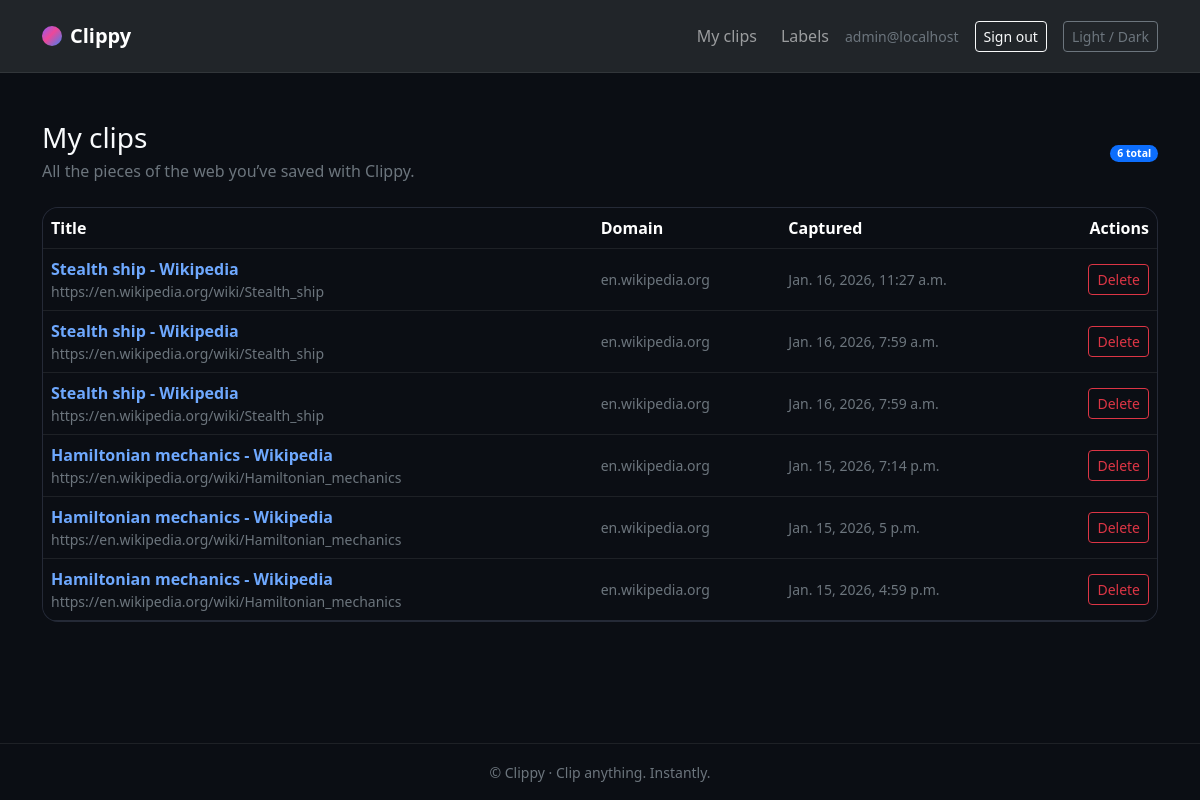
Page /clips/ (signed in) on the earlier database version.
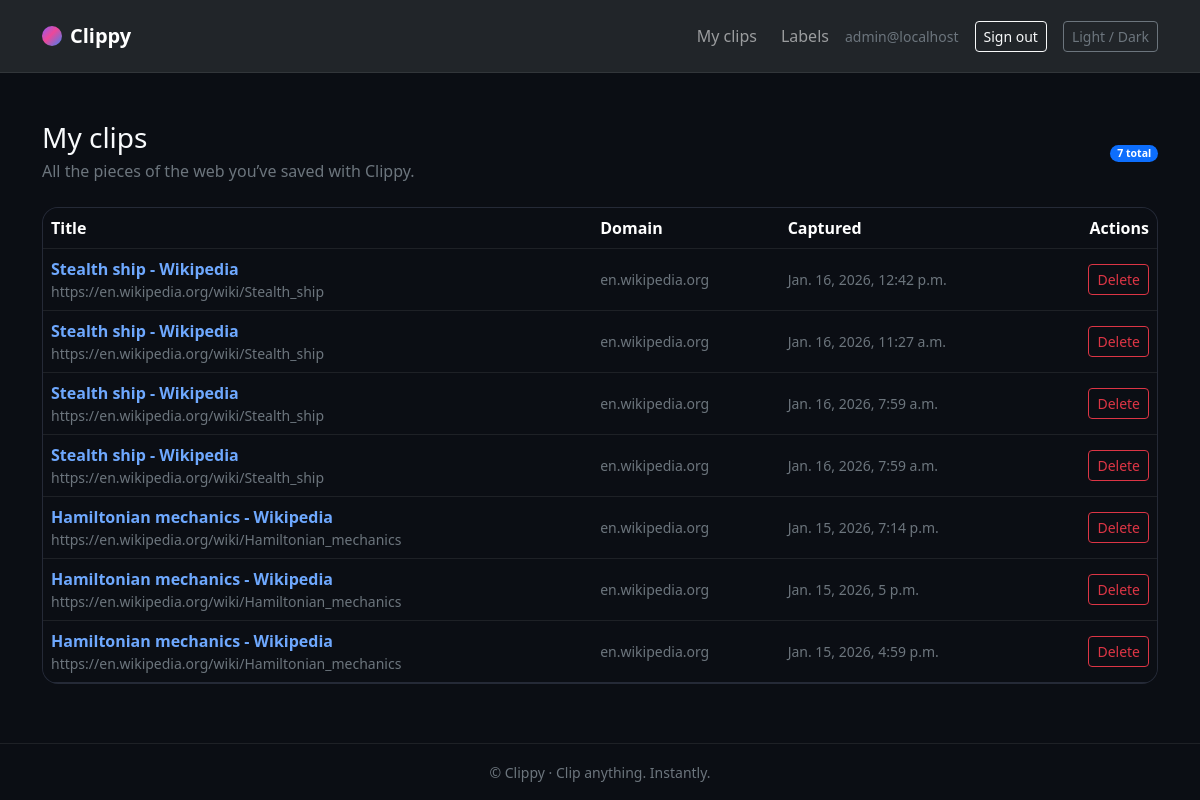
Same page on the later database version.
### apps/clips/models.py (models this page shows, shortened)
class Clip(models.Model):
    id = models.UUIDField(primary_key=True, default=uuid.uuid4, editable=False)
    user = models.ForeignKey(settings.AUTH_USER_MODEL, on_delete=models.CASCADE, related_name="clips")
    title = models.CharField(max_length=255, blank=True)
    url = models.URLField()
    domain = models.CharField(max_length=255)
    raw_content = models.TextField()
    normalized_text = models.TextField()
    notes = models.TextField(blank=True, null=True)
    labels = models.ManyToManyField(Label, through="ClipLabel", related_name="clips")
    created_at = models.DateTimeField(auto_now_add=True)
    updated_at = models.DateTimeField(auto_now=True)
    class Meta:
        indexes = [
            models.Index(fields=["user", "created_at"]),
            models.Index(fields=["user", "domain"]),
        ]
        ordering = ["-created_at"]

### apps/clips/views.py (the view)
# urls.py: path("", ClipListView.as_view(), name="list"),
class ClipListView(LoginRequiredMixin, ListView):
    model = Clip
    template_name = "clips/list.html"
    context_object_name = "clips"
    def get_queryset(self):
        return (
            Clip.objects.filter(user=self.request.user)
            .select_related("user")
            .prefetch_related("labels")
        )

### apps/clips/templates/clips/list.html (shortened to what this page needs)
{% extends "base.html" %}
{% block content %}
  <div class="d-flex justify-content-between align-items-center mb-4">
    <div>
      <h1 class="h3 mb-1">My clips</h1>
      <p class="text-secondary mb-0">All the pieces of the web you’ve saved with Clippy.</p>
    </div>
    <div class="text-end small text-secondary d-none d-md-block">
      <span class="badge text-bg-primary">{{ clips|length }} total</span>
    </div>
  </div>
  {% if clips %}
    <div class="table-responsive card overflow-hidden">
      <table class="table table-hover align-middle mb-0">
        <thead>
          <tr>
            <th scope="col">Title</th>
            <th scope="col" class="d-none d-md-table-cell">Domain</th>
            <th scope="col" class="d-none d-md-table-cell">Captured</th>
            <th scope="col" class="text-end">Actions</th>
          </tr>
        </thead>
        <tbody>
          {% for clip in clips %}
            <tr data-clip-row>
              <td>
                <a href="{% url 'clips_web:detail' clip.id %}" class="fw-semibold text-decoration-none">
                  {{ clip.title|default:clip.url }}
                </a>
                <div class="small text-secondary text-truncate" style="max-width: 360px;">
                  {{ clip.url }}
                </div>
              </td>
              <td class="d-none d-md-table-cell small text-secondary">{{ clip.domain }}</td>
              <td class="d-none d-md-table-cell small text-secondary">{{ clip.created_at }}</td>
              <td class="text-end">
                <button type="button" class="btn btn-outline-danger btn-sm clip-delete" data-delete-url="{% url 'clips_web:detail' clip.id %}">
                  Delete
                </button>
              </td>
            </tr>
          {% endfor %}
        </tbody>
      </table>
    </div>
  {% else %}
    <div class="card p-4 text-center">
      <h2 class="h5 mb-2">No clips yet</h2>
      <p class="text-secondary mb-3">Use the Clippy browser extension to start capturing the web.</p>
      <p class="mb-0 small text-secondary">Once you save your first clip, it will appear here automatically.</p>
    </div>
  {% endif %}
{% endblock %}

Differences in the rows shown:
added Clip: title "Stealth ship - Wikipedia", url "https://en.wikipedia.org/wiki/Stealth_ship", domain "en.wikipedia.org", created_at "Jan. 16, 2026, 12:42 p.m."
Other differences:
{{ clips|length }}: "6" → "7"
